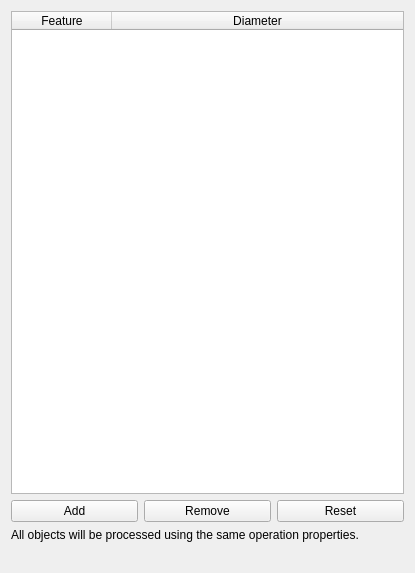
<?xml version="1.0" encoding="UTF-8"?>
<ui version="4.0">
 <class>Form</class>
 <widget class="QWidget" name="Form">
  <property name="geometry">
   <rect>
    <x>0</x>
    <y>0</y>
    <width>415</width>
    <height>573</height>
   </rect>
  </property>
  <property name="windowTitle">
   <string>Form</string>
  </property>
  <layout class="QVBoxLayout" name="verticalLayout">
   <item>
    <layout class="QGridLayout" name="gridLayout">
     <item row="0" column="0" colspan="3">
      <widget class="QTableWidget" name="baseList">
       <property name="toolTip">
        <string>&lt;html&gt;&lt;head/&gt;&lt;body&gt;&lt;p&gt;Table of hole features and the determined radius of the associated hole.&lt;/p&gt;&lt;p&gt;&lt;br/&gt;&lt;/p&gt;&lt;p&gt;You can add feature for processing by selecting them and then pressing Add. If a feature is accidentally added to the list it can be removed through Remove and will no longer be processed.&lt;/p&gt;&lt;p&gt;&lt;br/&gt;&lt;/p&gt;&lt;p&gt;Reset deletes all current items from the list and fills the list with all circular holes eligible for the operation from the model. You can again refine the list afterwards by enabling/disabling, removing and adding features.&lt;/p&gt;&lt;/body&gt;&lt;/html&gt;</string>
       </property>
       <attribute name="horizontalHeaderStretchLastSection">
        <bool>true</bool>
       </attribute>
       <column>
        <property name="text">
         <string>Feature</string>
        </property>
       </column>
       <column>
        <property name="text">
         <string>Diameter</string>
        </property>
       </column>
      </widget>
     </item>
     <item row="1" column="2">
      <widget class="QPushButton" name="resetBase">
       <property name="toolTip">
        <string>&lt;html&gt;&lt;head/&gt;&lt;body&gt;&lt;p&gt;Remove all list items and fill list with all eligible features from the job's base object.&lt;/p&gt;&lt;/body&gt;&lt;/html&gt;</string>
       </property>
       <property name="text">
        <string>Reset</string>
       </property>
      </widget>
     </item>
     <item row="3" column="0" colspan="3">
      <widget class="QLabel" name="label">
       <property name="text">
        <string>All objects will be processed using the same operation properties.</string>
       </property>
       <property name="textFormat">
        <enum>Qt::AutoText</enum>
       </property>
       <property name="wordWrap">
        <bool>true</bool>
       </property>
      </widget>
     </item>
     <item row="1" column="1">
      <widget class="QPushButton" name="deleteBase">
       <property name="toolTip">
        <string>&lt;html&gt;&lt;head/&gt;&lt;body&gt;&lt;p&gt;Remove selected list items from the list of base geometries. The operation is no longer applied to them.&lt;/p&gt;&lt;/body&gt;&lt;/html&gt;</string>
       </property>
       <property name="text">
        <string>Remove</string>
       </property>
      </widget>
     </item>
     <item row="1" column="0">
      <widget class="QPushButton" name="addBase">
       <property name="toolTip">
        <string>&lt;html&gt;&lt;head/&gt;&lt;body&gt;&lt;p&gt;Add selected items from 3d view to the list of base geometries.&lt;/p&gt;&lt;/body&gt;&lt;/html&gt;</string>
       </property>
       <property name="text">
        <string>Add</string>
       </property>
      </widget>
     </item>
    </layout>
   </item>
   <item>
    <widget class="QLabel" name="warning_label">
     <property name="palette">
      <palette>
       <active>
        <colorrole role="WindowText">
         <brush brushstyle="SolidPattern">
          <color alpha="255">
           <red>255</red>
           <green>0</green>
           <blue>0</blue>
          </color>
         </brush>
        </colorrole>
        <colorrole role="Button">
         <brush brushstyle="SolidPattern">
          <color alpha="255">
           <red>255</red>
           <green>0</green>
           <blue>0</blue>
          </color>
         </brush>
        </colorrole>
        <colorrole role="Light">
         <brush brushstyle="SolidPattern">
          <color alpha="255">
           <red>255</red>
           <green>127</green>
           <blue>127</blue>
          </color>
         </brush>
        </colorrole>
        <colorrole role="Midlight">
         <brush brushstyle="SolidPattern">
          <color alpha="255">
           <red>255</red>
           <green>63</green>
           <blue>63</blue>
          </color>
         </brush>
        </colorrole>
        <colorrole role="Dark">
         <brush brushstyle="SolidPattern">
          <color alpha="255">
           <red>127</red>
           <green>0</green>
           <blue>0</blue>
          </color>
         </brush>
        </colorrole>
        <colorrole role="Mid">
         <brush brushstyle="SolidPattern">
          <color alpha="255">
           <red>170</red>
           <green>0</green>
           <blue>0</blue>
          </color>
         </brush>
        </colorrole>
        <colorrole role="Text">
         <brush brushstyle="SolidPattern">
          <color alpha="255">
           <red>0</red>
           <green>0</green>
           <blue>0</blue>
          </color>
         </brush>
        </colorrole>
        <colorrole role="BrightText">
         <brush brushstyle="SolidPattern">
          <color alpha="255">
           <red>255</red>
           <green>255</green>
           <blue>255</blue>
          </color>
         </brush>
        </colorrole>
        <colorrole role="ButtonText">
         <brush brushstyle="SolidPattern">
          <color alpha="255">
           <red>0</red>
           <green>0</green>
           <blue>0</blue>
          </color>
         </brush>
        </colorrole>
        <colorrole role="Base">
         <brush brushstyle="SolidPattern">
          <color alpha="255">
           <red>255</red>
           <green>255</green>
           <blue>255</blue>
          </color>
         </brush>
        </colorrole>
        <colorrole role="Window">
         <brush brushstyle="SolidPattern">
          <color alpha="255">
           <red>255</red>
           <green>0</green>
           <blue>0</blue>
          </color>
         </brush>
        </colorrole>
        <colorrole role="Shadow">
         <brush brushstyle="SolidPattern">
          <color alpha="255">
           <red>0</red>
           <green>0</green>
           <blue>0</blue>
          </color>
         </brush>
        </colorrole>
        <colorrole role="AlternateBase">
         <brush brushstyle="SolidPattern">
          <color alpha="255">
           <red>255</red>
           <green>127</green>
           <blue>127</blue>
          </color>
         </brush>
        </colorrole>
        <colorrole role="ToolTipBase">
         <brush brushstyle="SolidPattern">
          <color alpha="255">
           <red>255</red>
           <green>255</green>
           <blue>220</blue>
          </color>
         </brush>
        </colorrole>
        <colorrole role="ToolTipText">
         <brush brushstyle="SolidPattern">
          <color alpha="255">
           <red>0</red>
           <green>0</green>
           <blue>0</blue>
          </color>
         </brush>
        </colorrole>
       </active>
       <inactive>
        <colorrole role="WindowText">
         <brush brushstyle="SolidPattern">
          <color alpha="255">
           <red>255</red>
           <green>0</green>
           <blue>0</blue>
          </color>
         </brush>
        </colorrole>
        <colorrole role="Button">
         <brush brushstyle="SolidPattern">
          <color alpha="255">
           <red>255</red>
           <green>0</green>
           <blue>0</blue>
          </color>
         </brush>
        </colorrole>
        <colorrole role="Light">
         <brush brushstyle="SolidPattern">
          <color alpha="255">
           <red>255</red>
           <green>127</green>
           <blue>127</blue>
          </color>
         </brush>
        </colorrole>
        <colorrole role="Midlight">
         <brush brushstyle="SolidPattern">
          <color alpha="255">
           <red>255</red>
           <green>63</green>
           <blue>63</blue>
          </color>
         </brush>
        </colorrole>
        <colorrole role="Dark">
         <brush brushstyle="SolidPattern">
          <color alpha="255">
           <red>127</red>
           <green>0</green>
           <blue>0</blue>
          </color>
         </brush>
        </colorrole>
        <colorrole role="Mid">
         <brush brushstyle="SolidPattern">
          <color alpha="255">
           <red>170</red>
           <green>0</green>
           <blue>0</blue>
          </color>
         </brush>
        </colorrole>
        <colorrole role="Text">
         <brush brushstyle="SolidPattern">
          <color alpha="255">
           <red>0</red>
           <green>0</green>
           <blue>0</blue>
          </color>
         </brush>
        </colorrole>
        <colorrole role="BrightText">
         <brush brushstyle="SolidPattern">
          <color alpha="255">
           <red>255</red>
           <green>255</green>
           <blue>255</blue>
          </color>
         </brush>
        </colorrole>
        <colorrole role="ButtonText">
         <brush brushstyle="SolidPattern">
          <color alpha="255">
           <red>0</red>
           <green>0</green>
           <blue>0</blue>
          </color>
         </brush>
        </colorrole>
        <colorrole role="Base">
         <brush brushstyle="SolidPattern">
          <color alpha="255">
           <red>255</red>
           <green>255</green>
           <blue>255</blue>
          </color>
         </brush>
        </colorrole>
        <colorrole role="Window">
         <brush brushstyle="SolidPattern">
          <color alpha="255">
           <red>255</red>
           <green>0</green>
           <blue>0</blue>
          </color>
         </brush>
        </colorrole>
        <colorrole role="Shadow">
         <brush brushstyle="SolidPattern">
          <color alpha="255">
           <red>0</red>
           <green>0</green>
           <blue>0</blue>
          </color>
         </brush>
        </colorrole>
        <colorrole role="AlternateBase">
         <brush brushstyle="SolidPattern">
          <color alpha="255">
           <red>255</red>
           <green>127</green>
           <blue>127</blue>
          </color>
         </brush>
        </colorrole>
        <colorrole role="ToolTipBase">
         <brush brushstyle="SolidPattern">
          <color alpha="255">
           <red>255</red>
           <green>255</green>
           <blue>220</blue>
          </color>
         </brush>
        </colorrole>
        <colorrole role="ToolTipText">
         <brush brushstyle="SolidPattern">
          <color alpha="255">
           <red>0</red>
           <green>0</green>
           <blue>0</blue>
          </color>
         </brush>
        </colorrole>
       </inactive>
       <disabled>
        <colorrole role="WindowText">
         <brush brushstyle="SolidPattern">
          <color alpha="255">
           <red>127</red>
           <green>0</green>
           <blue>0</blue>
          </color>
         </brush>
        </colorrole>
        <colorrole role="Button">
         <brush brushstyle="SolidPattern">
          <color alpha="255">
           <red>255</red>
           <green>0</green>
           <blue>0</blue>
          </color>
         </brush>
        </colorrole>
        <colorrole role="Light">
         <brush brushstyle="SolidPattern">
          <color alpha="255">
           <red>255</red>
           <green>127</green>
           <blue>127</blue>
          </color>
         </brush>
        </colorrole>
        <colorrole role="Midlight">
         <brush brushstyle="SolidPattern">
          <color alpha="255">
           <red>255</red>
           <green>63</green>
           <blue>63</blue>
          </color>
         </brush>
        </colorrole>
        <colorrole role="Dark">
         <brush brushstyle="SolidPattern">
          <color alpha="255">
           <red>127</red>
           <green>0</green>
           <blue>0</blue>
          </color>
         </brush>
        </colorrole>
        <colorrole role="Mid">
         <brush brushstyle="SolidPattern">
          <color alpha="255">
           <red>170</red>
           <green>0</green>
           <blue>0</blue>
          </color>
         </brush>
        </colorrole>
        <colorrole role="Text">
         <brush brushstyle="SolidPattern">
          <color alpha="255">
           <red>127</red>
           <green>0</green>
           <blue>0</blue>
          </color>
         </brush>
        </colorrole>
        <colorrole role="BrightText">
         <brush brushstyle="SolidPattern">
          <color alpha="255">
           <red>255</red>
           <green>255</green>
           <blue>255</blue>
          </color>
         </brush>
        </colorrole>
        <colorrole role="ButtonText">
         <brush brushstyle="SolidPattern">
          <color alpha="255">
           <red>127</red>
           <green>0</green>
           <blue>0</blue>
          </color>
         </brush>
        </colorrole>
        <colorrole role="Base">
         <brush brushstyle="SolidPattern">
          <color alpha="255">
           <red>255</red>
           <green>0</green>
           <blue>0</blue>
          </color>
         </brush>
        </colorrole>
        <colorrole role="Window">
         <brush brushstyle="SolidPattern">
          <color alpha="255">
           <red>255</red>
           <green>0</green>
           <blue>0</blue>
          </color>
         </brush>
        </colorrole>
        <colorrole role="Shadow">
         <brush brushstyle="SolidPattern">
          <color alpha="255">
           <red>0</red>
           <green>0</green>
           <blue>0</blue>
          </color>
         </brush>
        </colorrole>
        <colorrole role="AlternateBase">
         <brush brushstyle="SolidPattern">
          <color alpha="255">
           <red>255</red>
           <green>0</green>
           <blue>0</blue>
          </color>
         </brush>
        </colorrole>
        <colorrole role="ToolTipBase">
         <brush brushstyle="SolidPattern">
          <color alpha="255">
           <red>255</red>
           <green>255</green>
           <blue>220</blue>
          </color>
         </brush>
        </colorrole>
        <colorrole role="ToolTipText">
         <brush brushstyle="SolidPattern">
          <color alpha="255">
           <red>0</red>
           <green>0</green>
           <blue>0</blue>
          </color>
         </brush>
        </colorrole>
       </disabled>
      </palette>
     </property>
     <property name="font">
      <font>
       <weight>75</weight>
       <bold>true</bold>
      </font>
     </property>
     <property name="text">
      <string/>
     </property>
    </widget>
   </item>
  </layout>
 </widget>
 <tabstops>
  <tabstop>baseList</tabstop>
  <tabstop>addBase</tabstop>
  <tabstop>deleteBase</tabstop>
  <tabstop>resetBase</tabstop>
 </tabstops>
 <resources/>
 <connections/>
</ui>
